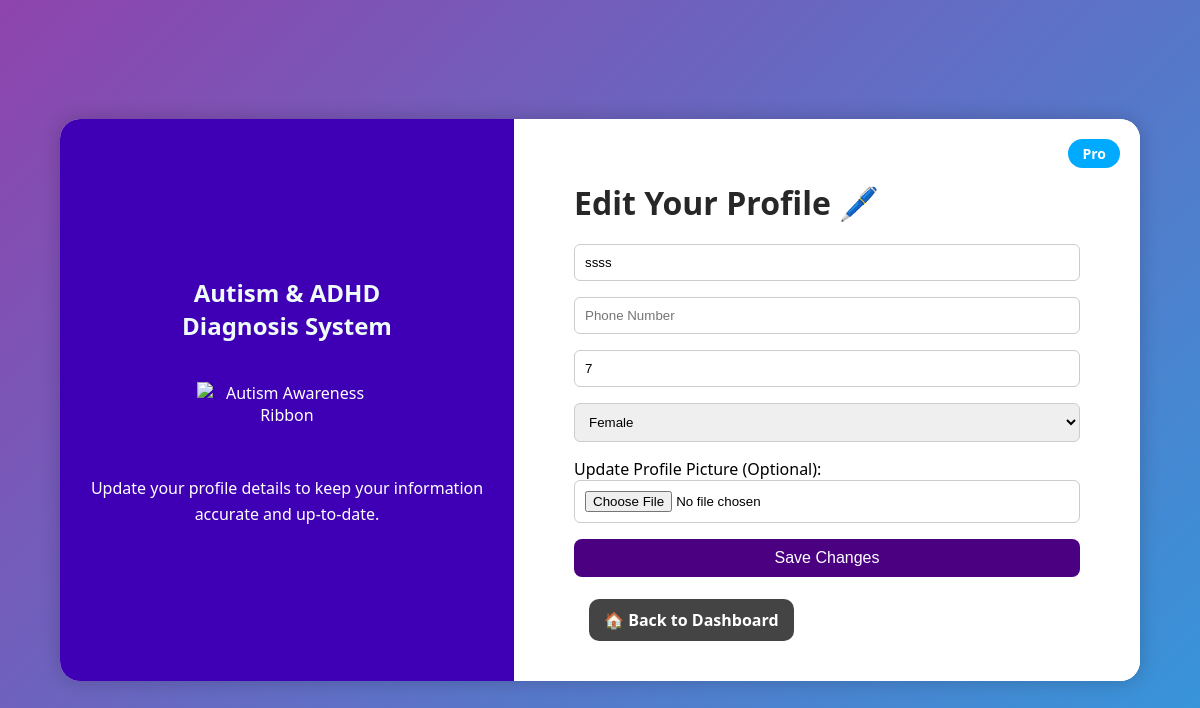
Screenshot of /edit-profile (signed in) with the database file from the repository.
### app.py (models this page shows)
class User(db.Model):
    id = db.Column(db.Integer, primary_key=True)
    full_name = db.Column(db.String(100), nullable=False)
    email = db.Column(db.String(100), unique=True, nullable=False)
    phone = db.Column(db.String(20))
    password = db.Column(db.String(100), nullable=False)
    gender = db.Column(db.String(10))
    age = db.Column(db.Integer)
    role = db.Column(db.String(20), nullable=False)  # 'patient' / 'doctor' / 'admin'
    image_url = db.Column(db.String(255))

### app.py (the view, shortened to what this page needs)
@app.route('/edit-profile', methods=['GET', 'POST'])
def edit_profile():
    if 'user_id' not in session:
        return redirect(url_for('login'))
    user = User.query.get(session['user_id'])
    return render_template('edit_profile.html', user=user)

### app.py (called while the page is built, shortened)
def create_admin_account():
    existing_admin = User.query.filter_by(email='admin1@site.com').first()

@app.before_request
def before_any_request():
    if request.endpoint != 'static':
        create_admin_account()

### templates/edit_profile.html (shortened to what this page needs)
<!DOCTYPE html>
<html lang="en">
<head>
    <link rel="stylesheet" href="{{ url_for('static', filename='style.css') }}">
</head>
<body class="index-body">
<div class="container">
    <div class="left-section">
        <h2>Autism & ADHD<br>Diagnosis System</h2>
        <img src="{{ url_for('static', filename='images/autism-ribbon.png') }}" alt="Autism Awareness Ribbon">
        <p class="tagline">Update your profile details to keep your information accurate and up-to-date.</p>
    </div>
    <div class="right-section">
        <div class="pro-badge">Pro</div>
        <h1>Edit Your Profile 🖊️</h1>
        <form method="POST" enctype="multipart/form-data">
            <input type="text" name="full_name" value="{{ user.full_name }}" required placeholder="Full Name">
            <input type="text" name="phone" value="{{ user.phone }}" placeholder="Phone Number">
            <input type="number" name="age" value="{{ user.age }}" required placeholder="Age">
            <select name="gender" required>
                <option value="2" {% if user.gender == '2' %}selected{% endif %}>Female</option>
            </select>
            <label>Update Profile Picture (Optional):</label>
            <input type="file" name="photo">
            <button type="submit" class="cta-btn">Save Changes</button>
        </form>
        <br>
        <a href="/dashboard" class="back-link">🏠 Back to Dashboard</a>
    </div>
</div>
</body>
</html>

### static/style.css (style rules this page uses)
body.index-body { margin: 0; font-family: 'Segoe UI', Tahoma, Geneva, Verdana, sans-serif; background: linear-gradient(135deg, #8e44ad, #3498db); height: 100vh; display: flex; align-items: center; justify-content: center; overflow: hidden; }
.container { display: flex; width: 90%; max-width: 1200px; background: white; border-radius: 20px; box-shadow: 0 0 20px rgba(0, 0, 0, 0.2); overflow: hidden; }
.left-section { width: 45%; background-color: #3f00b5; color: white; text-align: center; padding: 40px 20px; display: flex; flex-direction: column; justify-content: center; }
.left-section img { width: 180px; margin: 20px auto; }
.left-section .tagline { margin-top: 30px; font-size: 16px; line-height: 1.6; }
.right-section { width: 55%; padding: 40px 60px; background-color: white; position: relative; overflow-y: auto; max-height: 90vh; }
h1 { margin-bottom: 20px; color: #272727; }
h2 { margin-bottom: 20px; color: #effbf8; }
form input[type="text"], form input[type="email"], form input[type="password"], form input[type="number"], form select, form input[type="file"] { width: 100%; padding: 10px; margin-bottom: 16px; border-radius: 6px; border: 1px solid #ccc; box-sizing: border-box; }
.cta-btn { background-color: #4db8ff; color: white; padding: 12px; border: none; border-radius: 8px; font-size: 16px; width: 100%; cursor: pointer; }
.pro-badge { position: absolute; top: 20px; right: 30px; background-color: #00aaff; color: white; padding: 6px 16px; border-radius: 20px; font-weight: bold; }
a { color: #007bff; text-decoration: none; }
.pro-badge { position: absolute; top: 20px; right: 20px; background-color: #00aaff; color: white; padding: 5px 14px; border-radius: 18px; font-size: 14px; font-weight: bold; }
.cta-btn { width: 100%; padding: 12px; font-size: 16px; background-color: #4DB8FF; border: none; color: white; border-radius: 8px; cursor: pointer; }
.back-link { display: inline-block; margin-top: 20px; text-decoration: none; color: #007bff; font-weight: bold; transition: color 0.3s ease; }
.back-link { display: inline-block; background-color: #4facfe; color: white; padding: 12px 24px; border-radius: 8px; font-weight: bold; text-decoration: none; transition: background-color 0.3s ease; }
.cta-btn { background-color: #4b0082; color: #fff; padding: 10px 25px; font-size: 16px; border: none; border-radius: 8px; cursor: pointer; transition: 0.3s; }
.back-link { margin: 0 15px; font-weight: bold; text-decoration: none; color: #fff; background-color: #444; padding: 10px 15px; border-radius: 10px; }

### rows the page displays
User: full_name "ssss", age "7", gender "Female"
